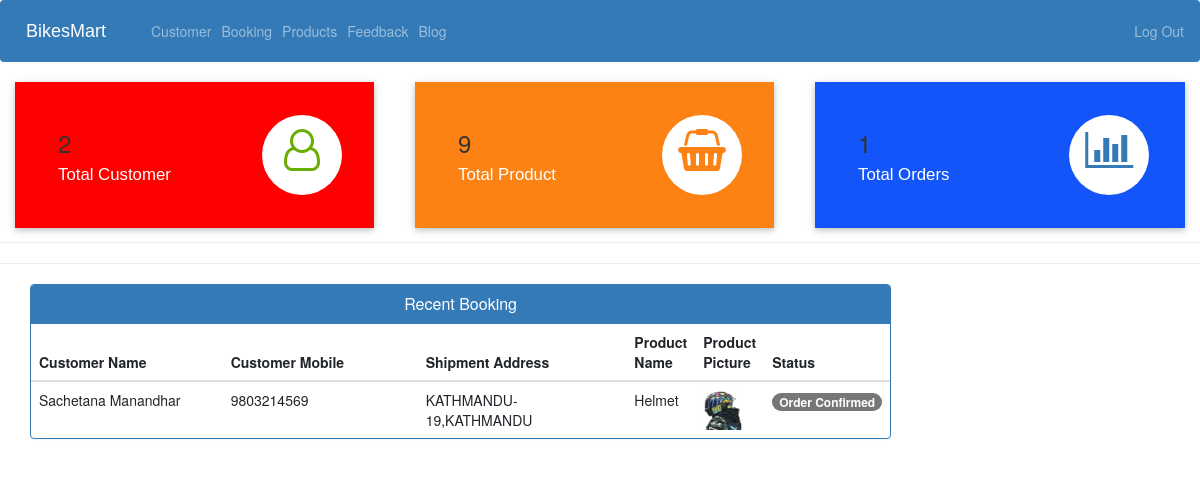
The app's page /admin-dashboard (signed in) with its own data.
### ecom/models.py (models this page shows, shortened)
class Customer(models.Model):
    user=models.OneToOneField(User,on_delete=models.CASCADE)
    profile_pic= models.ImageField(upload_to='profile_pic/CustomerProfilePic/',null=True,blank=True)
    address = models.CharField(max_length=40)
    mobile = models.CharField(max_length=20,null=False)
    @property
    def get_name(self):
        return self.user.first_name+" "+self.user.last_name

class Orders(models.Model):
    STATUS =(
        ('Pending','Pending'),
        ('Order Confirmed','Order Confirmed'),
        ('Out for Delivery','Out for Delivery'),
        ('Delivered','Delivered'),
    )
    customer=models.ForeignKey('Customer', on_delete=models.CASCADE,null=True)
    product=models.ForeignKey('Product',on_delete=models.CASCADE,null=True)
    email = models.CharField(max_length=50,null=True)
    address = models.CharField(max_length=500,null=True)
    mobile = models.CharField(max_length=20,null=True)
    order_date= models.DateField(auto_now_add=True,null=True)
    status=models.CharField(max_length=50,null=True,choices=STATUS)

class Product(models.Model):
    name=models.CharField(max_length=40)
    product_image= models.ImageField(upload_to='product_image/',null=True,blank=True)
    price = models.PositiveIntegerField()
    description=models.CharField(max_length=40)

### ecom/views.py (the view)
# urls.py: path('admin-dashboard', views.admin_dashboard_view,name='admin-dashboard'),
@login_required(login_url='adminlogin')
def admin_dashboard_view(request):
    customercount=models.Customer.objects.all().count()
    productcount=models.Product.objects.all().count()
    ordercount=models.Orders.objects.all().count()
    orders=models.Orders.objects.all()
    ordered_products=[]
    ordered_bys=[]
    for order in orders:
        ordered_product=models.Product.objects.all().filter(id=order.product.id)
        ordered_by=models.Customer.objects.all().filter(id = order.customer.id)
        ordered_products.append(ordered_product)
        ordered_bys.append(ordered_by)
    mydict={
    'customercount':customercount,
    'productcount':productcount,
    'ordercount':ordercount,
    'data':zip(ordered_products,ordered_bys,orders),
    }
    return render(request,'ecom/admin_dashboard.html',context=mydict)

### templates/ecom/admin_dashboard.html (shortened to what this page needs)
{% extends 'ecom/admin_base.html' %}
{% load static %}
{% block content %}
{%include 'ecom/admin_dashboard_cards.html'%}
<br><br><br><br><br>
<hr><hr>
<div class="container" >
  <div class="row">
    <div class="col-md=12">
     <div class="panel panel-primary" >
      <div class="panel-heading" style="text-align:center;">
        <h6 class="panel-title">Recent Booking</h6>
      </div>
      <table class="table table-hover" id="dev-table">
        <thead>
          <tr>
            <th>Customer Name</th>
            <th>Customer Mobile</th>
            <th>Shipment Address</th>
            <th>Product Name</th>
            <th>Product Picture</th>
            <th>Status</th>
          </tr>
        {% for product,customer,order in data %}
        <tr>
          {% for c in customer %}
          <td class="col-12 col-sm-4 col-md-4"> {{c.get_name}}</td>
          <td class="col-12 col-sm-4 col-md-4">{{c.mobile}}</td>
          <td class="col-12 col-sm-4 col-md-4">{{order.address}}</td>
          {% endfor %}
          {% for p in product %}
          <td class="col-12 col-sm-4 col-md-4">{{p.name}}</td>
          <td class="col-12 col-sm-4 col-md-4">
            <img src="{% static p.product_image.url %}" alt="Product Image" height="40px" width="40px" />
          </td>
          {% if order.status == 'Pending'%}
          {% comment %} <td class="col-md-6"> <span class="label label-info">{{order.status}}</span></td> {% endcomment %}
          <td class="col-12 col-sm-4 col-md-4">
            <span class="badge badge-info">{{order.status}}</span>
          </td>
          {% elif order.status == 'Delivered' %}
          {% comment %} <td class="col-md-6"> <span class="label label-success">{{order.status}}</span></td> {% endcomment %}
          <td class="col-12 col-sm-4 col-md-4">
            <span class="badge badge-success">{{order.status}}</span>
          </td>
          {% elif order.status == 'Out for Delivery' %}
          {% comment %} <td class="col-md-6"> <span class="label label-warning">{{order.status}}</span></td> {% endcomment %}
          <td class="col-12 col-sm-4 col-md-4">
            <span class="badge badge-warning">{{order.status}}</span>
          </td>
          {%else%}
            <td class="col-12 col-sm-4 col-md-4">
              <span class="badge badge-primary">{{order.status}}</span>
            </td>
          {%endif%}
          {% endfor %}
        </tr>
      </thead>
        {% endfor %}
      </table>
      </div>
    </div>
  </div>
</div>
{% endblock content %}

### records on screen
Orders: address "KATHMANDU-19,KATHMANDU", status "Order Confirmed"
Customer: get_name "Sachetana Manandhar", mobile "9803214569"
Product: name "Helmet", product_image (picture)

### other values on screen
{{ customercount }} "2"
{{ productcount }} "9"
{{ ordercount }} "1"
